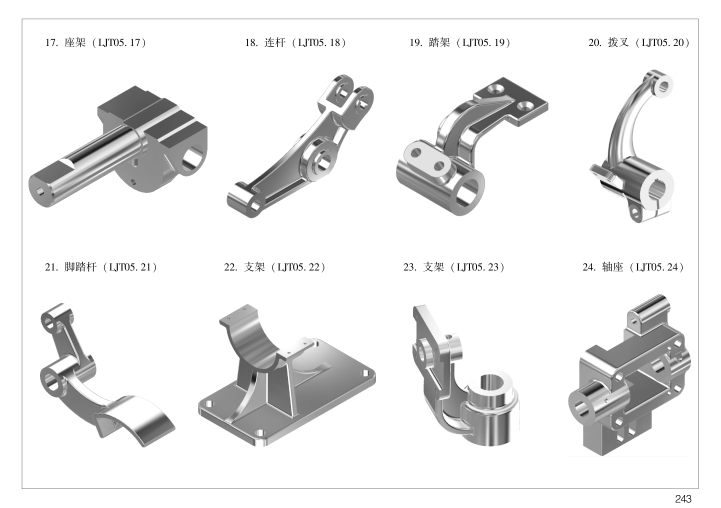
#> input picture Drawing_Sheets/Appendix_A_Isometric_P248.png, 1441 x 1016 px, given in place of Appendix_A_Isometric_P242.png, which was not available (shown at 1/2 size)
$ python crop_cat04_references.py
#> lines starting #> are read from the running program, lines starting #| are printed output that depends on the picture
import os
from PIL import Image

iso_dir = r"C:\Users\20858\Desktop\机械练习\王静图集\Blender_零件三维图纸\Drawing_Sheets"
crop_dir = r"C:\Users\20858\Desktop\机械练习\王静图集\Blender_零件三维图纸\Drawing_Sheets\Reference_Crops"
os.makedirs(crop_dir, exist_ok=True)

# P242: LJT04.01 to LJT04.12 (3 rows x 4 cols)
p242 = Image.open(os.path.join(iso_dir, "Appendix_A_Isometric_P242.png"))
#> p242 is the input picture: PIL image 1441x1016 RGB; mean R, G, B 233.9, 233.9, 233.9
w, h = p242.size
#> w = 1441; h = 1016

parts_p242 = [
    ("LJT04.01", "平带轮"), ("LJT04.02", "V带轮"), ("LJT04.03", "塔轮"), ("LJT04.04", "手轮"),
    ("LJT04.05", "波纹手轮"), ("LJT04.06", "单排套筒链轮"), ("LJT04.07", "多排链轮"), ("LJT04.08", "盘形凸轮"),
    ("LJT04.09", "套筒凸轮"), ("LJT04.10", "平面沟槽凸轮"), ("LJT04.11", "端面凸轮"), ("LJT04.12", "圆柱沟槽凸轮")
]

cell_w = w / 4.0
#> cell_w = 360.2
cell_h = h / 3.0
#> cell_h = 338.7

for idx, (code, name) in enumerate(parts_p242):
    row = idx // 4
    col = idx % 4
    box = (int(col * cell_w), int(row * cell_h), int((col + 1) * cell_w), int((row + 1) * cell_h))
    crop = p242.crop(box)
    crop.save(os.path.join(crop_dir, f"{code}_{name}_iso.png"))

# P243: LJT04.13 to LJT04.24 (3 rows x 4 cols)
p243 = Image.open(os.path.join(iso_dir, "Appendix_A_Isometric_P243.png"))
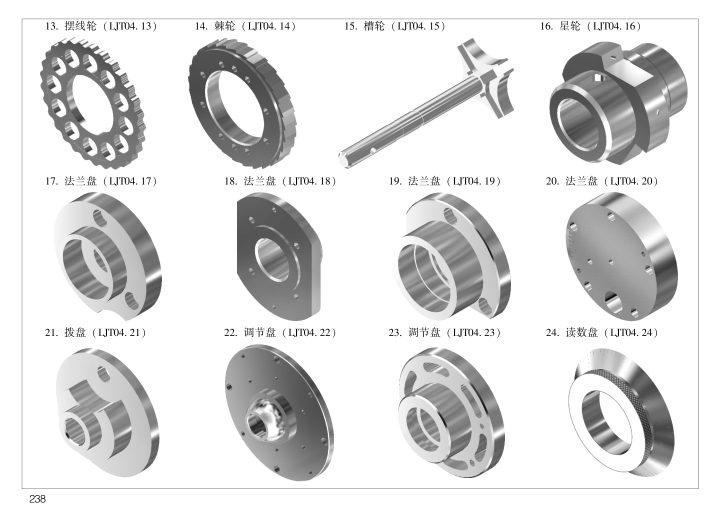
#> input picture Drawing_Sheets/Appendix_A_Isometric_P243.png, 1441 x 1016 px, found by its file name (shown at 1/2 size)
#> p243 is the input picture: PIL image 1441x1016 RGB; mean R, G, B 221.2, 221.2, 221.2
parts_p243 = [
    ("LJT04.13", "摆线轮"), ("LJT04.14", "棘轮"), ("LJT04.15", "槽轮"), ("LJT04.16", "星轮"),
    ("LJT04.17", "法兰盘"), ("LJT04.18", "法兰盘"), ("LJT04.19", "法兰盘"), ("LJT04.20", "法兰盘"),
    ("LJT04.21", "拨盘"), ("LJT04.22", "调节盘"), ("LJT04.23", "调节盘"), ("LJT04.24", "读数盘")
]

for idx, (code, name) in enumerate(parts_p243):
    row = idx // 4
    col = idx % 4
    box = (int(col * cell_w), int(row * cell_h), int((col + 1) * cell_w), int((row + 1) * cell_h))
    crop = p243.crop(box)
    crop.save(os.path.join(crop_dir, f"{code}_{name}_iso.png"))

# P244: LJT04.25 to LJT04.36
p244 = Image.open(os.path.join(iso_dir, "Appendix_A_Isometric_P244.png"))
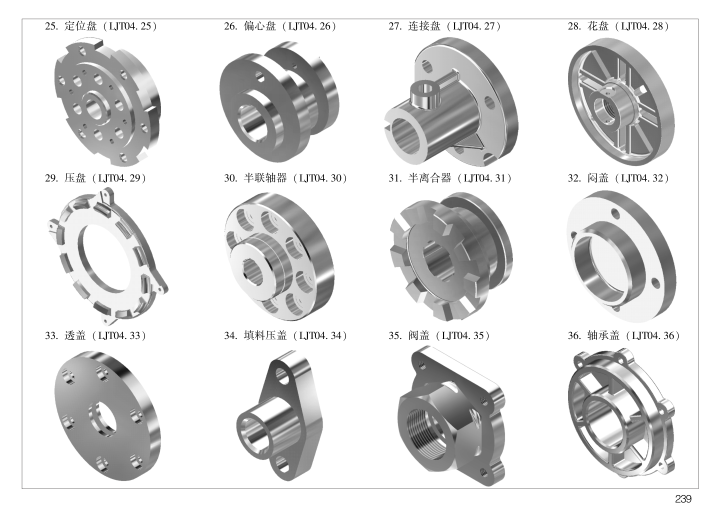
#> input picture Drawing_Sheets/Appendix_A_Isometric_P244.png, 1441 x 1016 px, found by its file name (shown at 1/2 size)
#> p244 is the input picture: PIL image 1441x1016 RGB; mean R, G, B 221, 221, 221
parts_p244 = [
    ("LJT04.25", "定位盘"), ("LJT04.26", "偏心盘"), ("LJT04.27", "连接盘"), ("LJT04.28", "花盘"),
    ("LJT04.29", "压盘"), ("LJT04.30", "半联轴器"), ("LJT04.31", "半离合器"), ("LJT04.32", "闷盖"),
    ("LJT04.33", "透盖"), ("LJT04.34", "填料压盖"), ("LJT04.35", "阀盖"), ("LJT04.36", "轴承盖")
]
for idx, (code, name) in enumerate(parts_p244):
    row = idx // 4
    col = idx % 4
    box = (int(col * cell_w), int(row * cell_h), int((col + 1) * cell_w), int((row + 1) * cell_h))
    crop = p244.crop(box)
    crop.save(os.path.join(crop_dir, f"{code}_{name}_iso.png"))
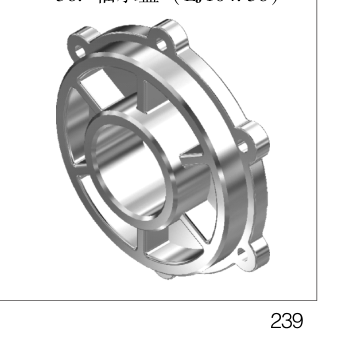
#> crop: PIL image 361x339 RGB; mean R, G, B 225, 225, 225

# P245: LJT04.37 to LJT04.44 (2 rows x 4 cols)
p245 = Image.open(os.path.join(iso_dir, "Appendix_A_Isometric_P245.png"))
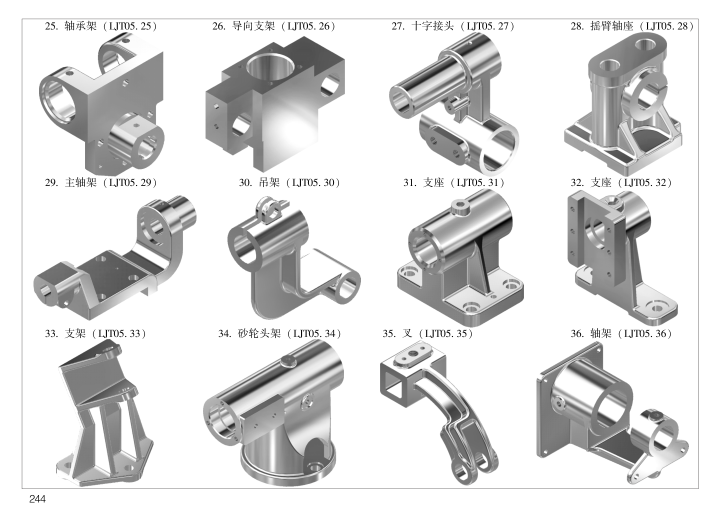
#> input picture Drawing_Sheets/Appendix_A_Isometric_P249.png, 1441 x 1016 px, given in place of Appendix_A_Isometric_P245.png, which was not available (shown at 1/2 size)
#> p245 is the input picture: PIL image 1441x1016 RGB; mean R, G, B 219.9, 219.9, 219.9
cell_h245 = h / 2.0
#> cell_h245 = 508
parts_p245 = [
    ("LJT04.37", "端盖"), ("LJT04.38", "端盖"), ("LJT04.39", "端盖"), ("LJT04.40", "泵盖"),
    ("LJT04.41", "泵盖"), ("LJT04.42", "体盖"), ("LJT04.43", "箱盖"), ("LJT04.44", "左箱盖")
]
for idx, (code, name) in enumerate(parts_p245):
    row = idx // 4
    col = idx % 4
    box = (int(col * cell_w), int(row * cell_h245), int((col + 1) * cell_w), int((row + 1) * cell_h245))
    crop = p245.crop(box)
    crop.save(os.path.join(crop_dir, f"{code}_{name}_iso.png"))
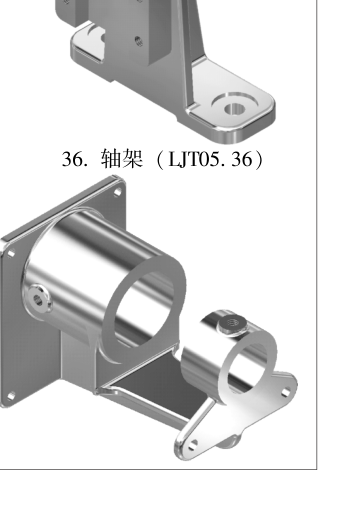
#> crop: PIL image 361x508 RGB; mean R, G, B 220.4, 220.4, 220.4

# P246: LJT04.45 to LJT04.48 (top half, 1 row x 4 cols)
p246 = Image.open(os.path.join(iso_dir, "Appendix_A_Isometric_P246.png"))
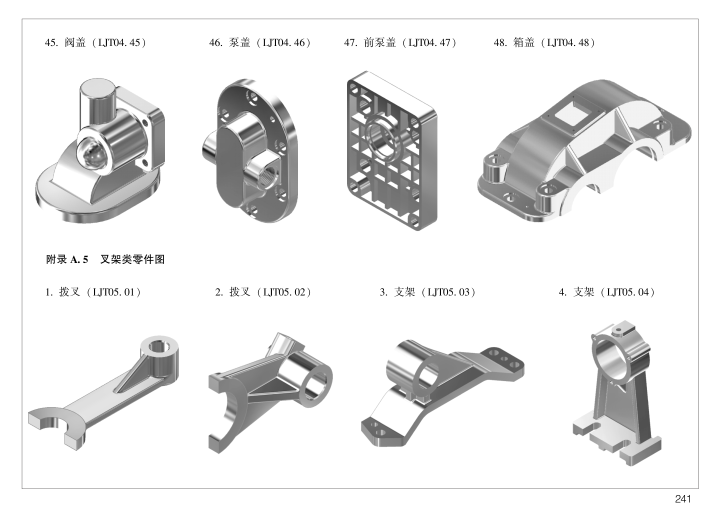
#> input picture Drawing_Sheets/Appendix_A_Isometric_P246.png, 1441 x 1016 px, found by its file name (shown at 1/2 size)
#> p246 is the input picture: PIL image 1441x1016 RGB; mean R, G, B 233.1, 233.1, 233.1
parts_p246 = [
    ("LJT04.45", "阀盖"), ("LJT04.46", "泵盖"), ("LJT04.47", "前泵盖"), ("LJT04.48", "箱盖")
]
for idx, (code, name) in enumerate(parts_p246):
    box = (int(idx * cell_w), 0, int((idx + 1) * cell_w), int(cell_h245))
    crop = p246.crop(box)
    crop.save(os.path.join(crop_dir, f"{code}_{name}_iso.png"))
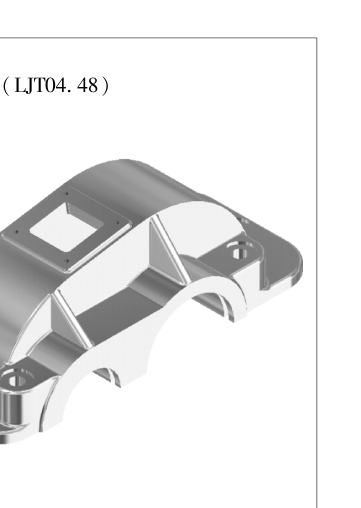
#> crop: PIL image 361x508 RGB; mean R, G, B 233.7, 233.7, 233.7

print("Cropped all 48 Category 04 isometric reference images successfully.")
